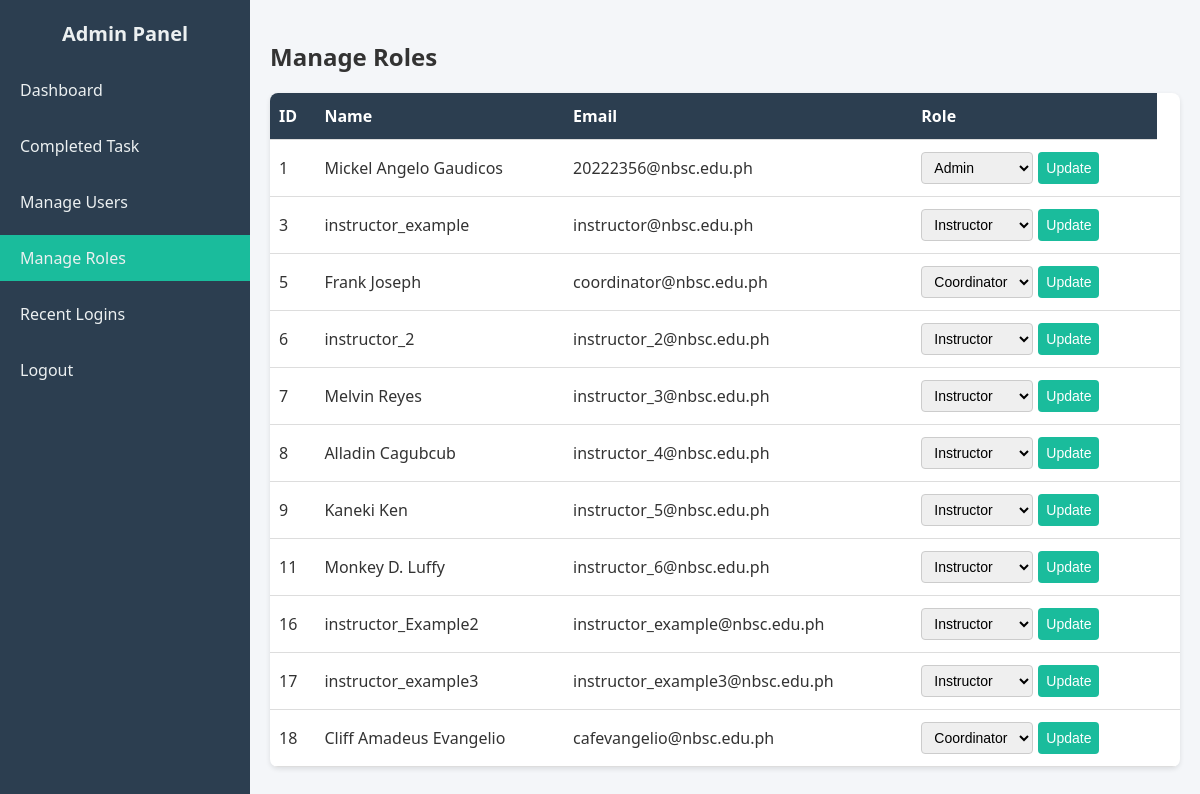
Page /admin/roles.php (signed in) on the committed database.
### tables this page shows
CREATE TABLE `users` (
  `id` int(11) NOT NULL,
  `name` varchar(100) NOT NULL,
  `email` varchar(100) NOT NULL,
  `profile_image` varchar(255) DEFAULT NULL,
  `password` varchar(255) NOT NULL,
  `role` enum('admin','coordinator','instructor') NOT NULL,
  `status` enum('pending','active','inactive') NOT NULL DEFAULT 'pending',
  `created_at` datetime DEFAULT current_timestamp(),
  `is_approved` tinyint(1) DEFAULT 0
);

### admin/roles.php (the view, shortened to what this page needs)
<?php
require_once "../inc/config.php";
$stmt = $pdo->query("SELECT id, name, email, role FROM users ORDER BY id ASC");
$users = $stmt->fetchAll(PDO::FETCH_ASSOC);
?>
<!DOCTYPE html>
<html lang="en">
<head>
</head>
<body>
    <div class="dashboard-container">
        <aside class="sidebar">
            <h2>Admin Panel</h2>
            <ul>
                <li><a href="dashboard.php">Dashboard</a></li>
                <li><a href="completed_task.php">Completed Task</a></li>
                <li><a href="manage_users.php">Manage Users</a></li>
                <li class="active"><a href="roles.php">Manage Roles</a></li>
                <li><a href="user_logs.php">Recent Logins</a></li>
                <li><a href="../auth/logout.php">Logout</a></li>
            </ul>
        </aside>
        <div class="main-content">
            <h2>Manage Roles</h2>
            <div class="table-container">
                <table>
                    <thead>
                        <tr>
                            <th>ID</th>
                            <th>Name</th>
                            <th>Email</th>
                            <th>Role</th>
                        </tr>
                    </thead>
                    <tbody>
                        <?php foreach ($users as $user): ?>
                            <tr>
                                <td><?= htmlspecialchars($user['id']) ?></td>
                                <td><?= htmlspecialchars($user['name']) ?></td>
                                <td><?= htmlspecialchars($user['email']) ?></td>
                                <td>
                                    <form method="post" style="display:flex; gap:5px; flex-wrap:wrap;">
                                        <select name="role">
                                            <option value="instructor" <?= $user['role'] == 'instructor' ? 'selected' : '' ?>>Instructor</option>
                                            <option value="coordinator" <?= $user['role'] == 'coordinator' ? 'selected' : '' ?>>Coordinator</option>
                                            <option value="admin" <?= $user['role'] == 'admin' ? 'selected' : '' ?>>Admin</option>
                                        </select>
                                        <button type="submit" name="update_role">Update</button>
                                    </form>
                                </td>
                                <td></td>
                            </tr>
                        <?php endforeach; ?>
                    </tbody>
                </table>
            </div>
        </div>
    </div>
</body>
</html>

### admin/roles.php (style rules this page uses)
body { margin: 0; font-family: "Segoe UI", Tahoma, Geneva, Verdana, sans-serif; background: #f4f6f9; color: #333; }
.dashboard-container { display: flex; min-height: 100vh; }
.sidebar { width: 250px; background: #2c3e50; color: #ecf0f1; display: flex; flex-direction: column; padding: 20px 0; }
.sidebar h2 { text-align: center; margin: 0 0 20px 0; font-size: 20px; font-weight: bold; }
.sidebar ul { list-style: none; padding: 0; margin: 0; }
.sidebar li { margin-bottom: 10px; }
.sidebar a { display: block; padding: 12px 20px; color: #ecf0f1; text-decoration: none; transition: background 0.3s; }
.sidebar a:hover, .sidebar .active a { background: #1abc9c; }
.main-content { flex: 1; padding: 20px; }
.table-container { background: #fff; border-radius: 8px; box-shadow: 0 2px 5px rgba(0, 0, 0, 0.1); overflow-x: auto; }
table { width: 100%; border-collapse: collapse; min-width: 40px; }
th, td { padding: 12px 9px; border-bottom: 1px solid #ddd; text-align: left; }
th { background: #2c3e50; color: #fff; }
select, button { padding: 6px 8px; border-radius: 4px; border: 1px solid #ccc; font-size: 14px; }
button { background: #1abc9c; color: #fff; border: none; cursor: pointer; }

### rows in the picture
users: id "1", name "Mickel Angelo Gaudicos", email "20222356@nbsc.edu.ph", role "Admin"
users: id "3", name "instructor_example", email "instructor@nbsc.edu.ph", role "Instructor"
users: id "5", name "Frank Joseph", email "coordinator@nbsc.edu.ph", role "Coordinator"
users: id "6", name "instructor_2", email "instructor_2@nbsc.edu.ph", role "Instructor"
users: id "7", name "Melvin Reyes", email "instructor_3@nbsc.edu.ph", role "Instructor"
users: id "8", name "Alladin Cagubcub", email "instructor_4@nbsc.edu.ph", role "Instructor"
users: id "9", name "Kaneki Ken", email "instructor_5@nbsc.edu.ph", role "Instructor"
users: id "11", name "Monkey D. Luffy", email "instructor_6@nbsc.edu.ph", role "Instructor"
users: id "16", name "instructor_Example2", email "instructor_example@nbsc.edu.ph", role "Instructor"
users: id "17", name "instructor_example3", email "instructor_example3@nbsc.edu.ph", role "Instructor"
users: id "18", name "Cliff Amadeus Evangelio", email "cafevangelio@nbsc.edu.ph", role "Coordinator"
